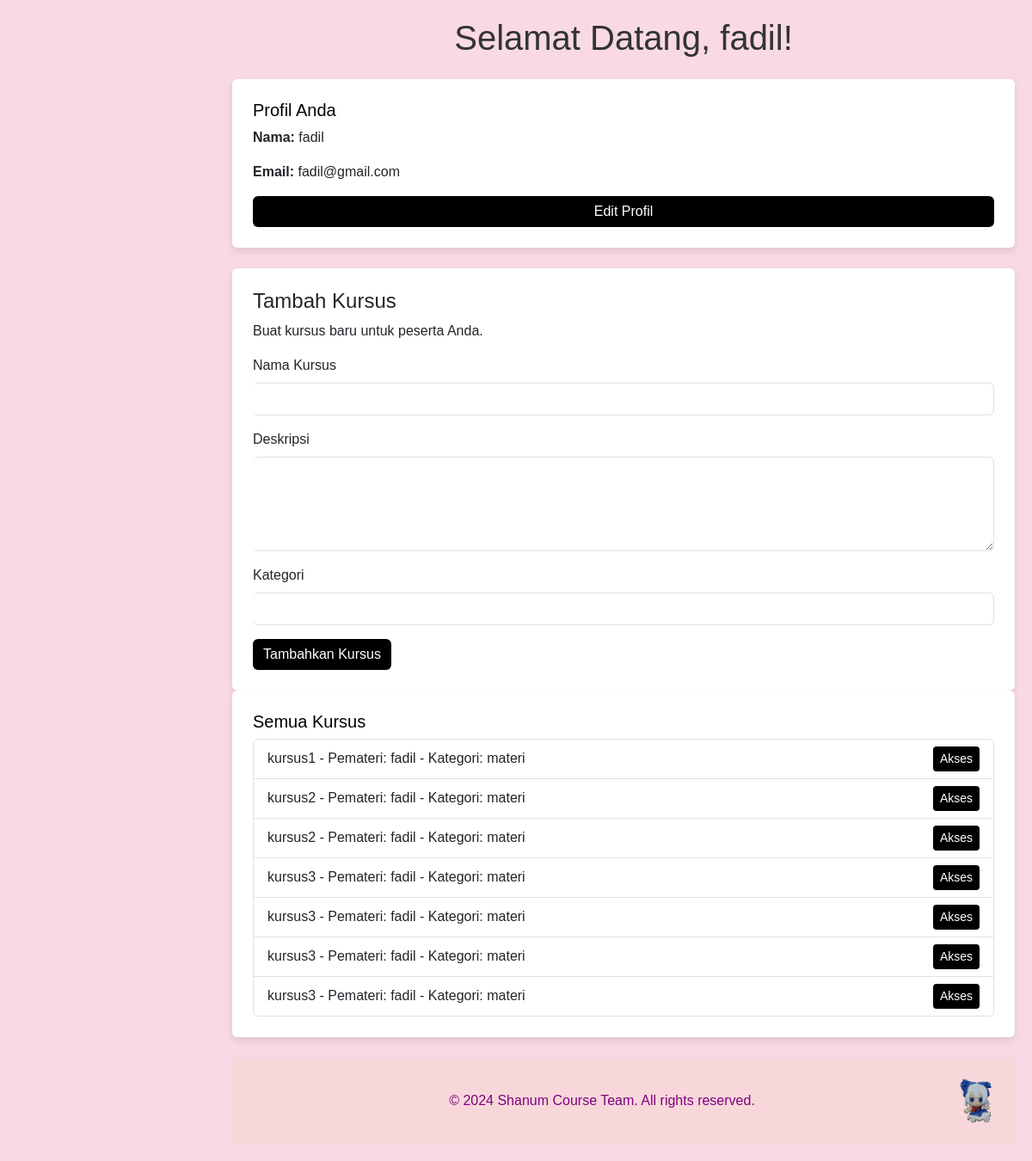
Before: /actions/tambah_kursus.php (signed in) with the older database file.
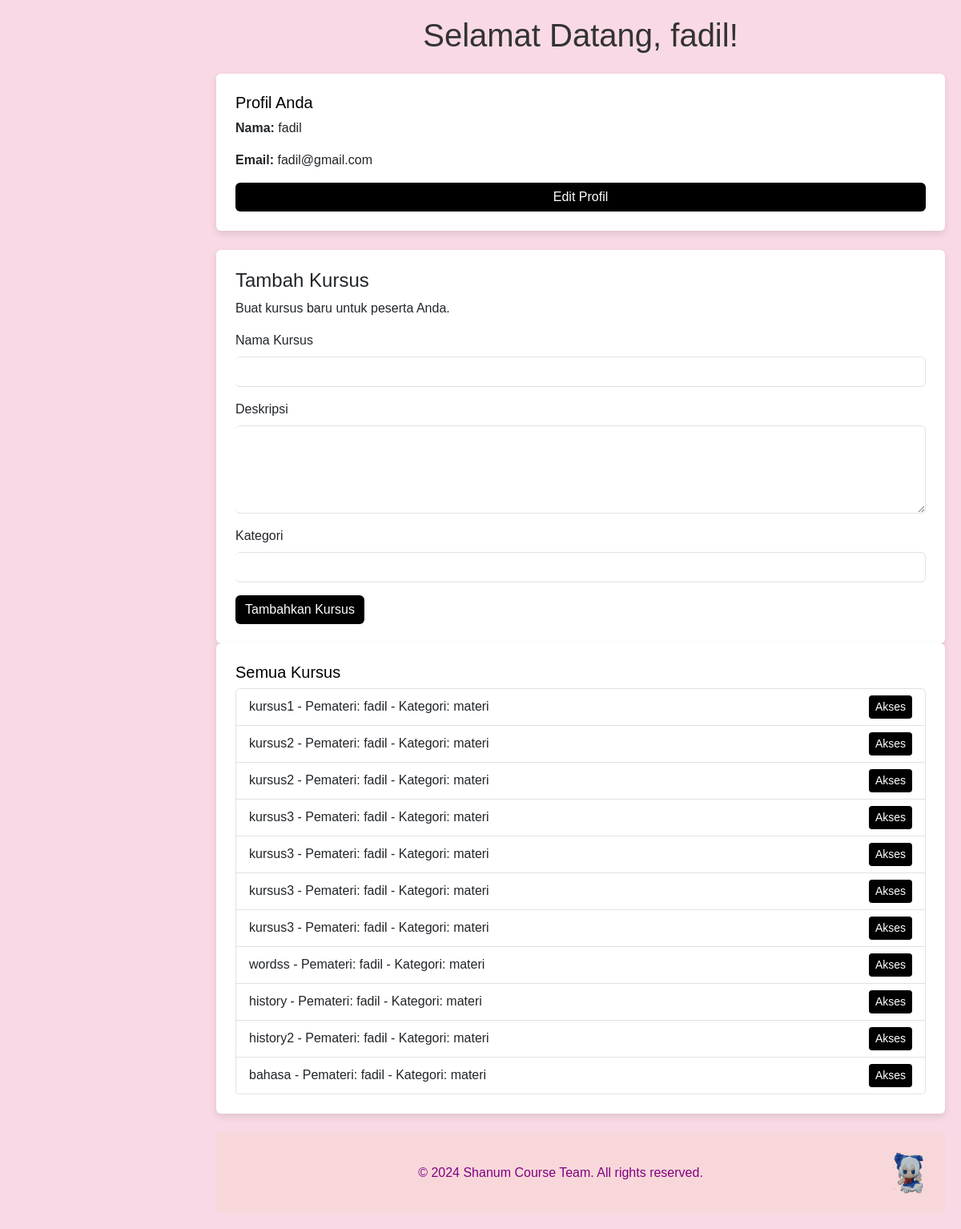
After: the same page with the newer database file.
### tables this page shows
CREATE TABLE `kursus` (
  `id` int NOT NULL,
  `nama_kursus` varchar(255) NOT NULL,
  `deskripsi` text NOT NULL,
  `kategori` varchar(100) NOT NULL,
  `dibuat_oleh` int NOT NULL,
  `tanggal_dibuat` date NOT NULL DEFAULT (curdate())
);

CREATE TABLE `users` (
  `id` int NOT NULL,
  `full_name` varchar(255) NOT NULL,
  `phone_number` varchar(20) NOT NULL,
  `username` varchar(50) NOT NULL,
  `email` varchar(255) NOT NULL,
  `password` varchar(255) NOT NULL,
  `created_at` timestamp NOT NULL DEFAULT CURRENT_TIMESTAMP,
  `role` enum('user','pemateri','admin') DEFAULT 'user',
  `is_subscribed` tinyint(1) DEFAULT '0',
  `subscription_expiry` date DEFAULT NULL
);

### actions/tambah_kursus.php (the view, shortened to what this page needs)
<?php
require_once '../config/config.php';
?>
<!DOCTYPE html>
<html lang="en">
<head>
    <link href="https://cdn.jsdelivr.net/npm/bootstrap@5.3.0/dist/css/bootstrap.min.css" rel="stylesheet">
    <link href="https://cdnjs.cloudflare.com/ajax/libs/font-awesome/6.0.0-beta3/css/all.min.css" rel="stylesheet">
    <link rel="stylesheet" href="css/dashboard_user.css">
</head>
<body>
    <div class="content">
        <h1 class="text-center mb-4">Selamat Datang, <?php echo $_SESSION['username']; ?>!</h1>
        <section id="profile" class="mb-4">
            <div class="card p-4">
                <h5 class="card-title">Profil Anda</h5>
                <p><strong>Nama:</strong> <?php echo $_SESSION['username']; ?></p>
                <p><strong>Email:</strong> <?php echo $_SESSION['email']; ?></p>
                <a href="edit_profile.php" class="btn btn-primary">Edit Profil</a>
            </div>
        </section>
        <div class="card p-4">
            <h4>Tambah Kursus</h4>
            <p>Buat kursus baru untuk peserta Anda.</p>
            <form action="tambah_kursus.php" method="POST">
                <div class="mb-3">
                    <label for="nama_kursus" class="form-label">Nama Kursus</label>
                    <input type="text" class="form-control" id="nama_kursus" name="nama_kursus" required>
                </div>
                <div class="mb-3">
                    <label for="deskripsi" class="form-label">Deskripsi</label>
                    <textarea class="form-control" id="deskripsi" name="deskripsi" rows="4" required></textarea>
                </div>
                <div class="mb-3">
                    <label for="kategori" class="form-label">Kategori</label>
                    <input type="text" class="form-control" id="kategori" name="kategori" required>
                </div>
                <button type="submit" class="btn btn-primary">Tambahkan Kursus</button>
            </form>
        </div>
        <section id="active-courses" class="mb-4">
        <div class="card p-4">
            <h5 class="card-title">Semua Kursus</h5>
            <ul class="list-group">
            <?php
                $query_all_courses = "
                    SELECT k.id, k.nama_kursus AS nama, k.deskripsi, k.kategori, u.username AS pemateri
                    FROM kursus k
                    JOIN users u ON k.dibuat_oleh = u.id
                ";
                $result_all_courses = mysqli_query($conn, $query_all_courses);
                if ($result_all_courses && mysqli_num_rows($result_all_courses) > 0) {
                    while ($row = mysqli_fetch_assoc($result_all_courses)) {
                        echo "<li class='list-group-item d-flex justify-content-between align-items-center'>
                                {$row['nama']} - Pemateri: {$row['pemateri']} - Kategori: {$row['kategori']}
                                <a href='course.php?id={$row['id']}' class='btn btn-primary btn-sm'>Akses</a>
                            </li>";
                    }
                } else {
                    echo "<li class='list-group-item'>Belum ada kursus tersedia.</li>";
                }
            ?>
            </ul>
        </div>
    </section>
        <footer class="main-footer">
            <p>&copy; 2024 Shanum Course Team. All rights reserved.</p>
            <img src="img/footer.gif" alt="Footer GIF" width="100">
        </footer>
</body>
</html>

Changed rows visible on the page:
added kursus: nama_kursus "wordss", dibuat_oleh.username "fadil", kategori "materi"
added kursus: nama_kursus "history", dibuat_oleh.username "fadil", kategori "materi"
added kursus: nama_kursus "history2", dibuat_oleh.username "fadil", kategori "materi"
added kursus: nama_kursus "bahasa", dibuat_oleh.username "fadil", kategori "materi"
